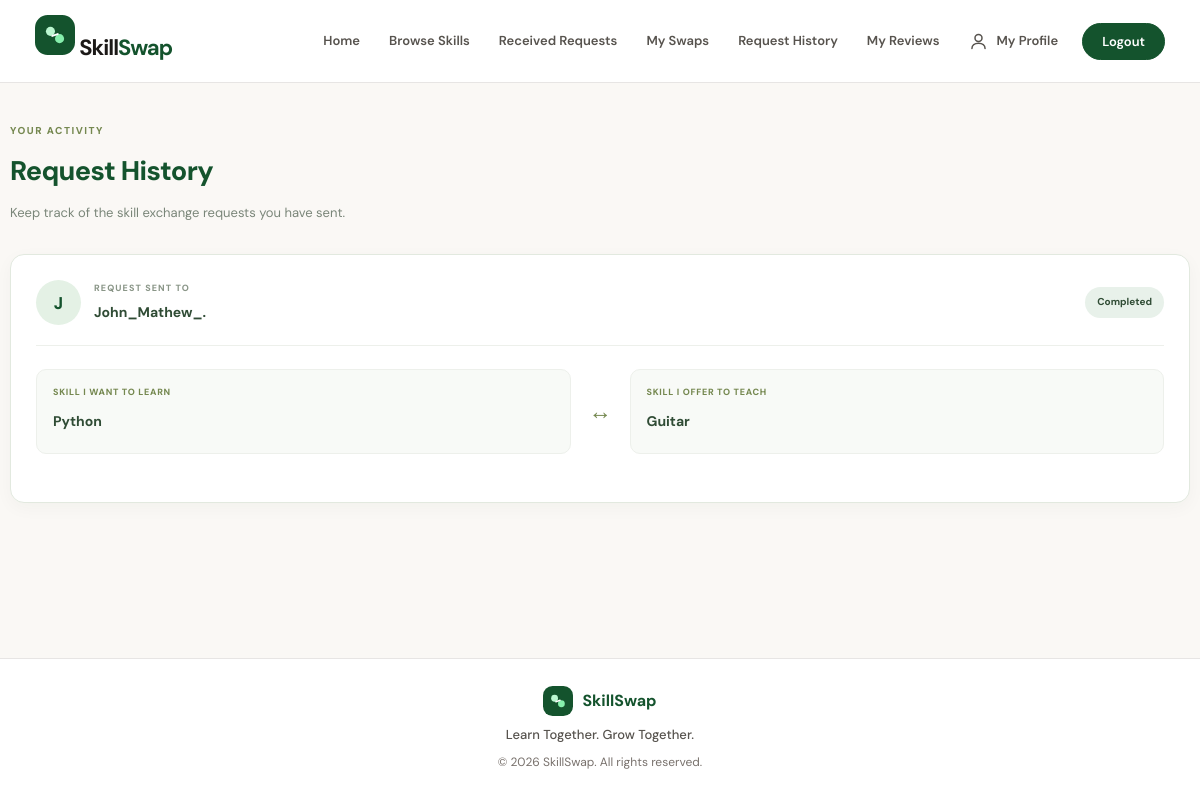
The page /swaps/sent/ (signed in) on the database its author committed.
### swaps/models.py (models this page shows, shortened)
class SwapRequest(models.Model):
    STATUS_CHOICES = [
    ('PENDING', 'Pending'),
    ('ACCEPTED', 'Accepted'),
    ('REJECTED', 'Rejected'),
    ('CANCELLED', 'Cancelled'),
    ('COMPLETED', 'Completed'),
]
    sender = models.ForeignKey(
        User,
        on_delete=models.CASCADE,
        related_name='sent_requests'
    )
    receiver = models.ForeignKey(
        User,
        on_delete=models.CASCADE,
        related_name='received_requests'
    )
    requested_skill = models.ForeignKey(
        Skill,
        on_delete=models.CASCADE,
        related_name='requested_in_swaps'
    )
    offered_skill = models.ForeignKey(
        Skill,
        on_delete=models.CASCADE,
        related_name='offered_in_swaps'
    )
    status = models.CharField(
        max_length=10,
        choices=STATUS_CHOICES,
        default='PENDING'
    )
    sender_confirmed = models.BooleanField(default=False)
    receiver_confirmed = models.BooleanField(default=False)
    session_date = models.DateField(null=True, blank=True)
    session_time = models.TimeField(null=True, blank=True)
    meeting_platform = models.CharField(
        max_length=50,
        blank=True
    )
    meeting_link = models.URLField(blank=True)
    session_confirmed = models.BooleanField(default=False)
    created_at = models.DateTimeField(auto_now_add=True)

### skills/models.py (models this page shows, shortened)
class Skill(models.Model):
    name = models.CharField(max_length=100)
    category = models.ForeignKey(
    SkillCategory,
    on_delete=models.SET_NULL,
    null=True,
    blank=True,
    related_name="skills"
    )

### swaps/views.py (the view)
@login_required
def sent_requests(request):
    requests = SwapRequest.objects.filter(
        sender=request.user
    )
    return render(request, 'swaps/request_history.html', {
        'requests': requests
    })

### swaps/templates/swaps/request_history.html (shortened to what this page needs)
{% extends "base.html" %}
{% load static %}
{% block extra_css %}
<link rel="stylesheet" href="{% static 'css/request_history.css' %}">
{% endblock %}
{% block content %}
<section class="request-history-page">
    <div class="request-history-heading">
        <span class="request-history-eyebrow">YOUR ACTIVITY</span>
        <h1>Request History</h1>
        <p>Keep track of the skill exchange requests you have sent.</p>
    </div>
    <div class="request-history-list">
        {% for item in requests %}
            <article class="history-request-card">
                <div class="history-request-top">
                    <div class="history-receiver">
                        <div class="history-receiver-avatar">
                            {{ item.receiver.username|first|upper }}
                        </div>
                        <div>
                            <span class="history-request-label">REQUEST SENT TO</span>
                            <h3>{{ item.receiver.username }}</h3>
                        </div>
                    </div>
                    <span class="history-status status-{{ item.status|lower }}">
                        {{ item.get_status_display }}
                    </span>
                </div>
                <div class="history-skill-details">
                    <div class="history-skill-box">
                        <span class="history-skill-label">SKILL I WANT TO LEARN</span>
                        <h4>{{ item.requested_skill.name }}</h4>
                    </div>
                    <div class="history-exchange-icon">↔</div>
                    <div class="history-skill-box">
                        <span class="history-skill-label">SKILL I OFFER TO TEACH</span>
                        <h4>{{ item.offered_skill.name }}</h4>
                    </div>
                </div>
            </article>
        {% empty %}
            <div class="request-history-empty">
                <div class="history-empty-icon">↔</div>
                <h3>No Request History Yet</h3>
                <p>You haven't sent any requests yet.</p>
            </div>
        {% endfor %}
    </div>
</section>
{% endblock %}

### static/css/style.css (style rules this page uses)
:root { --ss-cream: #faf8f5; --ss-hero-bg: #edf4ee; --ss-how-bg: #f6f4ef; --ss-warm-tint: #e8f1ea; --ss-card-bg: #ffffff; --ss-forest: #14532d; --ss-forest-hover: #166534; --ss-sage-soft: #dcfce7; --ss-ink: #1c1917; --ss-ink-muted: #57534e; --ss-line: #e7e5e4; }
* { margin: 0; padding: 0; box-sizing: border-box; }
html { scroll-behavior: smooth; }
body { min-height: 100vh; display: flex; flex-direction: column; background-color: var(--ss-cream); color: var(--ss-ink); font-family: "DM Sans", sans-serif; line-height: 1.65; }

### static/css/request_history.css (style rules this page uses)
.request-history-page { width: 100%; padding: 40px 10px 60px; }
.request-history-heading { margin-bottom: 30px; }
.request-history-eyebrow { display: block; color: #758850; font-size: 10px; font-weight: 750; letter-spacing: 1.5px; margin-bottom: 9px; }
.request-history-heading h1 { color: #14532d; font-size: 27px; font-weight: 750; letter-spacing: -0.6px; margin-bottom: 9px; }
.request-history-heading p { color: #7a8679; font-size: 13px; line-height: 1.7; }
.request-history-list { display: flex; flex-direction: column; gap: 18px; }
.history-request-card { padding: 25px; background: #ffffff; border: 1px solid #e2e9df; border-radius: 14px; box-shadow: 0 5px 18px rgba(28, 55, 32, 0.035); transition: border-color 0.2s ease, box-shadow 0.2s ease; }
.history-request-top { display: flex; align-items: center; justify-content: space-between; gap: 15px; padding-bottom: 20px; border-bottom: 1px solid #edf0eb; }
.history-receiver { display: flex; align-items: center; gap: 13px; }
.history-receiver-avatar { width: 45px; height: 45px; flex-shrink: 0; display: flex; align-items: center; justify-content: center; background: #e4f1e5; color: #14532d; border-radius: 50%; font-size: 17px; font-weight: 750; }
.history-request-label { display: block; color: #8a9688; font-size: 9px; font-weight: 750; letter-spacing: 1.1px; margin-bottom: 5px; }
.history-receiver h3 { color: #304c35; font-size: 14px; font-weight: 700; }
.history-status { display: inline-block; padding: 7px 12px; border-radius: 20px; font-size: 10px; font-weight: 700; }
.status-completed { background: #e8f1ea; color: #304c35; }
.history-skill-details { display: grid; grid-template-columns: 1fr 35px 1fr; align-items: center; gap: 12px; padding: 23px 0; }
.history-skill-box { min-height: 85px; padding: 16px; background: #f8faf7; border: 1px solid #edf0eb; border-radius: 10px; }
.history-skill-label { display: block; color: #758850; font-size: 9px; font-weight: 750; letter-spacing: 0.7px; line-height: 1.5; margin-bottom: 10px; }
.history-skill-box h4 { color: #304c35; font-size: 14px; font-weight: 700; overflow-wrap: anywhere; }
.history-exchange-icon { display: flex; align-items: center; justify-content: center; color: #758850; font-size: 23px; }

### rows shown on the page
SwapRequest: receiver.username|first "J", receiver.username "John_Mathew_.", status "Completed", requested_skill.name "Python", offered_skill.name "Guitar"
